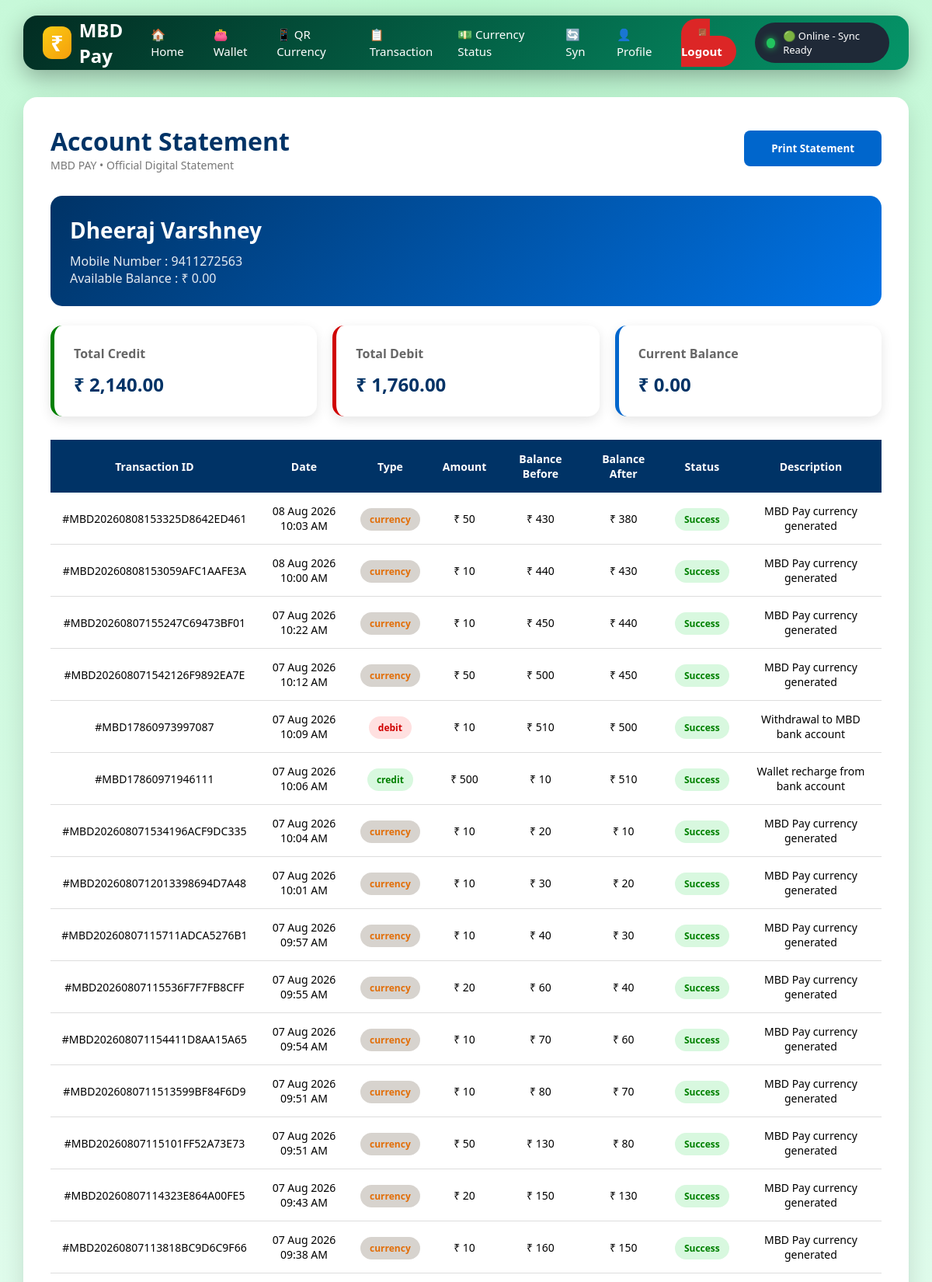
The page /transaction.php (signed in, upper part) on the database its author committed.
### tables this page shows
CREATE TABLE `users` (
  `id` int(11) NOT NULL,
  `name` varchar(100) DEFAULT NULL,
  `account_no` varchar(20) NOT NULL,
  `mobile` varchar(15) DEFAULT NULL,
  `email` varchar(100) DEFAULT NULL,
  `Wallet Status` enum('Active','Inactive') NOT NULL,
  `KYC Status` enum('Verified','Un Verified') NOT NULL,
  `password` varchar(255) DEFAULT NULL,
  `pin` varchar(255) DEFAULT NULL,
  `balance` text DEFAULT NULL,
  `created_at` timestamp NOT NULL DEFAULT current_timestamp()
);

CREATE TABLE `transactions` (
  `id` int(11) NOT NULL,
  `transaction_id` varchar(50) NOT NULL,
  `mobile` varchar(10) DEFAULT NULL,
  `type` enum('Credit','Debit','Currency Generated','Currency Received') DEFAULT NULL,
  `amount` text NOT NULL,
  `balance_before` text NOT NULL,
  `balance_after` text NOT NULL,
  `created_at` timestamp NOT NULL DEFAULT current_timestamp(),
  `description` varchar(255) NOT NULL,
  `status` enum('Success','Failed') NOT NULL
);

### transaction.php (the view, shortened to what this page needs)
<?php
$conn = @mysqli_connect(
    "localhost",
    "root",
    "",
    "ram_pay"
);
function decryptData($text)
{
    $key = hash("sha256", SECRET_KEY, true);
    $data = base64_decode($text);
    $iv = substr($data, 0, 16);
    $cipher = substr($data, 16);
    return openssl_decrypt(
        $cipher,
        "AES-256-CBC",
        $key,
        OPENSSL_RAW_DATA,
        $iv
    );
}
$u_mobile = $_SESSION['mobile'];
$transactions = [];
$total_credit = 0;
$total_debit = 0;
$current_balance = 0;
$account_holder = "";
try {
    $accountSql =
        "SELECT balance,name
     FROM users
     WHERE mobile=?";
    $stmt = mysqli_prepare($conn, $accountSql);
    mysqli_stmt_bind_param(
        $stmt,
        "s",
        $u_mobile
    );
    mysqli_stmt_execute($stmt);
    $accountResult = mysqli_stmt_get_result($stmt);
    if (mysqli_num_rows($accountResult) == 1) {
        $account = mysqli_fetch_assoc($accountResult);
        $current_balance = decryptData($account['balance']);
        $account_holder = $account['name'];
        $sql =
            "SELECT
        transaction_id,
        mobile,
        type,
        amount,
        balance_before,
        balance_after,
        status,
        description,
        created_at
        FROM transactions
        WHERE mobile=?
        ORDER BY created_at DESC";
        $stmt2 = mysqli_prepare(
            $conn,
            $sql
        );
        mysqli_stmt_bind_param(
            $stmt2,
            "s",
            $u_mobile
        );
        mysqli_stmt_execute($stmt2);
        $transactions = mysqli_stmt_get_result($stmt2);
        while ($row = mysqli_fetch_assoc($transactions)) {
            if ($row['type'] == "Credit") {
                $total_credit += decryptData($row['amount']);
            } elseif ($row['type'] == "Debit") {
                $total_debit += decryptData($row['amount']);
            } elseif ($row['type'] == "Transfer") {
                $total_debit += decryptData($row['amount']);
            } elseif ($row['type'] == "Currency Generated") {
                $total_debit += decryptData($row['amount']);
            } elseif ($row['type'] == "Currency Received") {
                $total_debit += decryptData($row['amount']);
            }
        }
        mysqli_data_seek($transactions, 0);
    } else {
        $message1 = "Account Not Found.";
    }
} catch (\Throwable $th) {
    $message1 = "Account Not Found.";
}
?>
<!DOCTYPE html>
<html>
<head>
</head>
<body>
    <?php require 'navbar.php'; ?>
    <div class="container">
        <?php
        if (isset($account)) {
        ?>
            <div class="statement-header">
                <div>
                    <h1>Account Statement</h1>
                    <p class="bank-label">
                        MBD PAY • Official Digital Statement
                    </p>
                </div>
                <div>
                    <button onclick="window.print()">
                        Print Statement
                    </button>
                </div>
            </div>
            <div class="account-box">
                <h2>
                    <?php echo $account_holder; ?>
                </h2>
                <p>
                    Mobile Number : <?php echo $u_mobile; ?>
                </p>
                <p>
                    Available Balance :
                    ₹ <?php echo number_format($current_balance, 2); ?>
                </p>
            </div>
            <div class="summary">
                <div class="summary-card credit-card">
                    <h4>Total Credit</h4>
                    <h2>
                        ₹ <?php echo number_format($total_credit, 2); ?>
                    </h2>
                </div>
                <div class="summary-card debit-card">
                    <h4>Total Debit</h4>
                    <h2>
                        ₹ <?php echo number_format($total_debit, 2); ?>
                    </h2>
                </div>
                <div class="summary-card">
                    <h4>Current Balance</h4>
                    <h2>
                        ₹ <?php echo number_format($current_balance, 2); ?>
                    </h2>
                </div>
            </div>
            <div class="table-container">
                <table>
                    <thead>
                        <tr>
                            <th>Transaction ID</th>
                            <th>Date</th>
                            <th>Type</th>
                            <th>Amount</th>
                            <th>Balance Before</th>
                            <th>Balance After</th>
                            <th>Status</th>
                            <th>Description</th>
                        </tr>
                    </thead>
                    <tbody>
                        <?php
                        if (mysqli_num_rows($transactions) > 0) {
                            while ($row = mysqli_fetch_assoc($transactions)) {
                                $d_amount = decryptData($row['amount']);
                                $d_balance_before = decryptData($row['balance_before']);
                                $d_balance_after = decryptData($row['balance_after']);
                                $type = "";
                                if ($row['type'] == "Credit") {
                                    $type = "credit";
                                } elseif ($row['type'] == "Debit") {
                                    $type = "debit";
                                } elseif ($row['type'] == "Currency Received") {
                                    $type = "withdrawl";
                                } elseif ($row['type'] == "Currency Generated") {
                                    $type = "currency";
                                } else {
                                    $type = "transfer";
                                }
                                $status =
                                    $row['status'] == "Success"
                                    ?
                                    "success"
                                    :
                                    "failed";
                        ?>
                                <tr>
                                    <td>
                                        #<?php echo $row['transaction_id']; ?>
                                    </td>
                                    <td>
                                        <?php
                                        echo date(
                                            "d M Y h:i A",
                                            strtotime($row['created_at'])
                                        );
                                        ?>
                                    </td>
                                    <td>
                                        <span class="badge <?php echo $type; ?>">
                                            <?php echo $type; ?>
                                        </span>
                                    </td>
                                    <td>
                                        ₹ <?php echo number_format($d_amount); ?>
                                    </td>
                                    <td>
                                        ₹ <?php echo number_format($d_balance_before); ?>
                                    </td>
                                    <td>
                                        ₹ <?php echo number_format($d_balance_after); ?>
                                    </td>
                                    <td>
                                        <span class="badge <?php echo $status; ?>">
                                            <?php echo $row['status']; ?>
                                        </span>
                                    </td>
                                    <td>
                                        <?php echo $row['description']; ?>
                                    </td>
                                </tr>
                        <?php
                            }
                        }
                        ?>
                    </tbody>
                </table>
            </div>
        <?php } ?>
    </div>
</body>
</html>

### transaction.php (style rules this page uses)
* { margin: 0; padding: 0; box-sizing: border-box; font-family: 'Segoe UI', Arial, sans-serif; }
body { background: #eef2f7; }
.container { width: 95%; max-width: 1500px; margin: 35px auto; background: #fff; padding: 35px; border-radius: 18px; box-shadow: 0 10px 30px rgba(0, 0, 0, .12); }
.statement-header { display: flex; justify-content: space-between; align-items: center; margin-bottom: 30px; }
.statement-header h1 { color: #003366; font-size: 32px; }
.bank-label { color: #777; font-size: 14px; }
button { background: #0066cc; color: white; border: none; padding: 14px 35px; border-radius: 8px; font-weight: bold; cursor: pointer; }
.account-box { background: linear-gradient(135deg, #003366, #0073e6); color: white; padding: 25px; border-radius: 15px; margin-bottom: 25px; }
.account-box h2 { font-size: 28px; margin-bottom: 10px; }
.account-box p { opacity: .9; }
.summary { display: grid; grid-template-columns: repeat(3, 1fr); gap: 20px; margin-bottom: 30px; }
.summary-card { background: white; padding: 25px; border-radius: 15px; box-shadow: 0 5px 15px rgba(0, 0, 0, .1); border-left: 5px solid #0066cc; }
.summary-card h4 { color: #666; margin-bottom: 12px; }
.summary-card h2 { color: #003366; }
.credit-card { border-left-color: #008000; }
.debit-card { border-left-color: #d00000; }
.table-container { overflow-x: auto; }
table { width: 100%; border-collapse: collapse; }
thead { background: #003366; color: white; }
th { padding: 15px; font-size: 14px; }
td { padding: 14px; border-bottom: 1px solid #ddd; text-align: center; font-size: 14px; }
.badge { padding: 6px 12px; border-radius: 20px; font-size: 12px; font-weight: bold; }
.credit { background: #d8f8df; color: #008000; }
.debit { background: #ffe0e0; color: #d00000; }
.currency { background: #d7d3ce; color: #e26e09; }
.success { background: #d8f8df; color: #008000; }

### navbar.php (style rules this page uses)
* { margin: 0; padding: 0; box-sizing: border-box; }
body { min-height: 100vh; font-family: Arial, sans-serif; background: radial-gradient(circle at top, #bbf7d0, #ecfdf5, #d1fae5); }

### rows shown on the page
users: name "Dheeraj Varshney", balance "0.00"
transactions: transaction "MBD20260808153325D8642ED461", created_at "08 Aug 2026 10:03 AM", type "currency", amount "50", balance_before "430", balance_after "380", status "Success", description "MBD Pay currency generated"
transactions: transaction "MBD20260808153059AFC1AAFE3A", created_at "08 Aug 2026 10:00 AM", type "currency", amount "10", balance_before "440", balance_after "430", status "Success", description "MBD Pay currency generated"
transactions: transaction "MBD20260807155247C69473BF01", created_at "07 Aug 2026 10:22 AM", type "currency", amount "10", balance_before "450", balance_after "440", status "Success", description "MBD Pay currency generated"
transactions: transaction "MBD202608071542126F9892EA7E", created_at "07 Aug 2026 10:12 AM", type "currency", amount "50", balance_before "500", balance_after "450", status "Success", description "MBD Pay currency generated"
transactions: transaction "MBD17860973997087", created_at "07 Aug 2026 10:09 AM", type "debit", amount "10", balance_before "510", balance_after "500", status "Success", description "Withdrawal to MBD bank account"
transactions: transaction "MBD17860971946111", created_at "07 Aug 2026 10:06 AM", type "credit", amount "500", balance_before "10", balance_after "510", status "Success", description "Wallet recharge from bank account"
transactions: transaction "MBD202608071534196ACF9DC335", created_at "07 Aug 2026 10:04 AM", type "currency", amount "10", balance_before "20", balance_after "10", status "Success", description "MBD Pay currency generated"
transactions: transaction "MBD2026080712013398694D7A48", created_at "07 Aug 2026 10:01 AM", type "currency", amount "10", balance_before "30", balance_after "20", status "Success", description "MBD Pay currency generated"
transactions: transaction "MBD20260807115711ADCA5276B1", created_at "07 Aug 2026 09:57 AM", type "currency", amount "10", balance_before "40", balance_after "30", status "Success", description "MBD Pay currency generated"
transactions: transaction "MBD20260807115536F7F7FB8CFF", created_at "07 Aug 2026 09:55 AM", type "currency", amount "20", balance_before "60", balance_after "40", status "Success", description "MBD Pay currency generated"
transactions: transaction "MBD202608071154411D8AA15A65", created_at "07 Aug 2026 09:54 AM", type "currency", amount "10", balance_before "70", balance_after "60", status "Success", description "MBD Pay currency generated"
transactions: transaction "MBD2026080711513599BF84F6D9", created_at "07 Aug 2026 09:51 AM", type "currency", amount "10", balance_before "80", balance_after "70", status "Success", description "MBD Pay currency generated"
transactions: transaction "MBD20260807115101FF52A73E73", created_at "07 Aug 2026 09:51 AM", type "currency", amount "50", balance_before "130", balance_after "80", status "Success", description "MBD Pay currency generated"
transactions: transaction "MBD20260807114323E864A00FE5", created_at "07 Aug 2026 09:43 AM", type "currency", amount "20", balance_before "150", balance_after "130", status "Success", description "MBD Pay currency generated"
transactions: transaction "MBD20260807113818BC9D6C9F66", created_at "07 Aug 2026 09:38 AM", type "currency", amount "10", balance_before "160", balance_after "150", status "Success", description "MBD Pay currency generated"

### other values the page prints
$u_mobile "9411272563"
$total_credit "2,140.00"
$total_debit "1,760.00"
